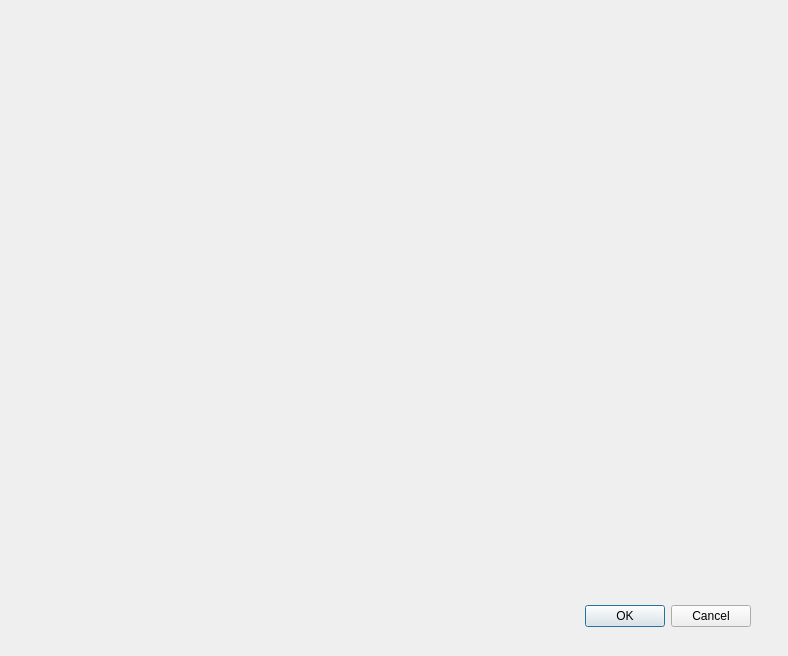
<?xml version="1.0" encoding="UTF-8"?>
<ui version="4.0">
 <class>internal_data</class>
 <widget class="QDialog" name="internal_data">
  <property name="geometry">
   <rect>
    <x>0</x>
    <y>0</y>
    <width>788</width>
    <height>656</height>
   </rect>
  </property>
  <property name="windowTitle">
   <string>Dialog</string>
  </property>
  <widget class="QDialogButtonBox" name="buttonBox">
   <property name="geometry">
    <rect>
     <x>410</x>
     <y>600</y>
     <width>341</width>
     <height>32</height>
    </rect>
   </property>
   <property name="orientation">
    <enum>Qt::Orientation::Horizontal</enum>
   </property>
   <property name="standardButtons">
    <set>QDialogButtonBox::StandardButton::Cancel|QDialogButtonBox::StandardButton::Ok</set>
   </property>
  </widget>
 </widget>
 <resources/>
 <connections>
  <connection>
   <sender>buttonBox</sender>
   <signal>rejected()</signal>
   <receiver>internal_data</receiver>
   <slot>reject()</slot>
   <hints>
    <hint type="sourcelabel">
     <x>316</x>
     <y>260</y>
    </hint>
    <hint type="destinationlabel">
     <x>286</x>
     <y>274</y>
    </hint>
   </hints>
  </connection>
  <connection>
   <sender>buttonBox</sender>
   <signal>accepted()</signal>
   <receiver>internal_data</receiver>
   <slot>accept()</slot>
   <hints>
    <hint type="sourcelabel">
     <x>248</x>
     <y>254</y>
    </hint>
    <hint type="destinationlabel">
     <x>157</x>
     <y>274</y>
    </hint>
   </hints>
  </connection>
 </connections>
</ui>
